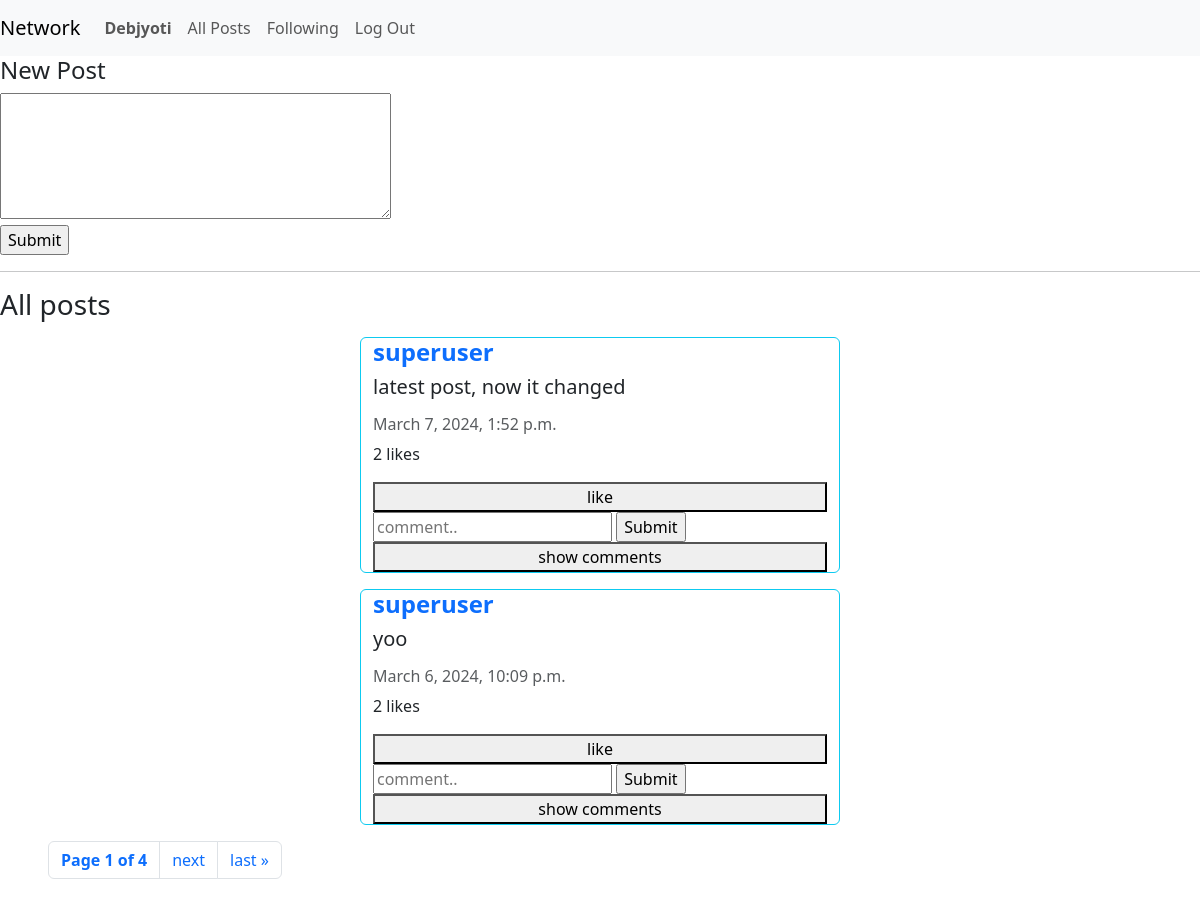
/ (signed in), run on the app's committed database.
### network/models.py (models this page shows)
class User(AbstractUser, models.Model):
    follower_count = models.IntegerField(default=0)
    following_count = models.IntegerField(default=0)
    follower_list = models.ManyToManyField('User', blank=True, related_name='followers')
    following_list = models.ManyToManyField('User', blank=True, related_name='following')

class Posts(models.Model):
    username = models.ForeignKey('User', null=True, on_delete=models.SET_NULL, related_name='all_posts')
    post_content = models.CharField(max_length=1000)
    creation_time = models.DateTimeField(auto_now_add=True, blank=True, null=True)
    likes = models.IntegerField(default=0)
    liked_by = models.ManyToManyField('User', blank=True, related_name='likes')

### network/views.py (the view)
# urls.py: path("", views.index, name="index"),
def index(request):
    posts = Posts.objects.all().order_by('-creation_time')
    paginator = Paginator(posts, 2)
    page_number = request.GET.get("page")
    page_obj = paginator.get_page(page_number)
    return render(request, "network/index.html", {
        "post_form": PostForm(),
        "all_posts": page_obj,
        "all_comments": Comments.objects.all()
    })

### network/forms.py
class PostForm(forms.Form):
    post_content = forms.CharField(label="", widget=forms.Textarea(attrs={"rows":"5"}), max_length=1000)

### network/templates/network/index.html (shortened to what this page needs)
{% extends "network/layout.html" %}
{% load static %}
{% block body %}
  {% if post_form is not None and user.is_authenticated %}
  <h4>New Post</h4>
    <form id="new-post" action="{% url 'newpost' %}" method="post">
      {{ post_form }}
      <input type="submit" value="Submit">
    </form>
  {% endif %}
  <hr>
  <h3>All posts </h3>
  {% for post in all_posts %}
    <div class="product-container container-fluid card my-3 border border-info" style="width: 30rem;">
      <a class="text-decoration-none" href="{% url 'profile' post.username %}">
        <h4 class="fw-bold">{{ post.username }}</h4>
      </a>
      <h5 id="post-{{post.id}}">{{ post.post_content }}</h5>
      <h6 class="card-subtitle my-2 text-muted">{{ post.creation_time }}</h6>
      <p id="likecount-{{post.id}}">{{ post.likes }} likes</p>
      {% if user.is_authenticated %}
        <button id="like-{{post.id}}" onclick="like_post(id)">
          {% if user in post.liked_by.all %}
            remove like
          {% else %}
            like
          {% endif %}
        </button>
        <form id="postcomment-{{post.id}}" onsubmit="post_comment(event, id)">
          <input type="text" id="commentcontent-{{post.id}}" placeholder="comment.." required>
          <input type="submit" value="Submit">
        </form>
      {% endif %}
      <button id="loadcomment-{{post.id}}" onclick="load_comments(id)">show comments</button>
    </div>
  {% endfor %}
  <ul class="pagination px-5" style="width: 100%;">
    <li class="page-item">
        <p class="page-link fw-bold">Page {{ all_posts.number }} of {{ all_posts.paginator.num_pages }}</p>
    </li>
    {% if all_posts.has_next %}
      <li class="page-item">
        <a href="?page={{ all_posts.next_page_number }}" class="page-link">next</a>
      </li>
      <li class="page-item">
        <a href="?page={{ all_posts.paginator.num_pages }}" class="page-link">last &raquo;</a>
      </li>
    {% endif %}
  </ul>
{% endblock %}

### network/templates/network/layout.html (shortened to what this page needs)
{% load static %}
<!DOCTYPE html>
<html lang="en">
    <head>
        <link rel="stylesheet" href="https://cdn.jsdelivr.net/npm/bootstrap@5.3.2/dist/css/bootstrap.min.css">
        <link href="{% static 'network/styles.css' %}" rel="stylesheet">
    </head>
    <body>
        <nav class="navbar navbar-expand-lg navbar-light bg-light">
            <a class="navbar-brand" href="#">Network</a>
            <div>
              <ul class="navbar-nav mr-auto">
                {% if user.is_authenticated %}
                    <li class="nav-item">
                        <a class="nav-link" href="{% url 'profile' user.username %}"><strong>{{ user.username }}</strong></a>
                    </li>
                {% endif %}
                <li class="nav-item">
                  <a class="nav-link" href="{% url 'index' %}">All Posts</a>
                </li>
                {% if user.is_authenticated %}
                    <li class="nav-item">
                        <a class="nav-link" href="{% url 'following' %}">Following</a>
                    </li>
                    <li class="nav-item">
                        <a class="nav-link" href="{% url 'logout' %}">Log Out</a>
                    </li>
                {% endif %}
              </ul>
            </div>
          </nav>
        <div class="body">
            {% block body %}
            {% endblock %}
        </div>
    </body>
</html>

### data on the page
User: username "Debjyoti"
Posts: username "superuser", post_content "latest post, now it changed", creation_time "March 7, 2024, 1:52 p.m.", likes "2"
Posts: username "superuser", post_content "yoo", creation_time "March 6, 2024, 10:09 p.m.", likes "2"

### other printed values
{{ all_posts.number }} "1"
{{ all_posts.paginator.num_pages }} "4"
